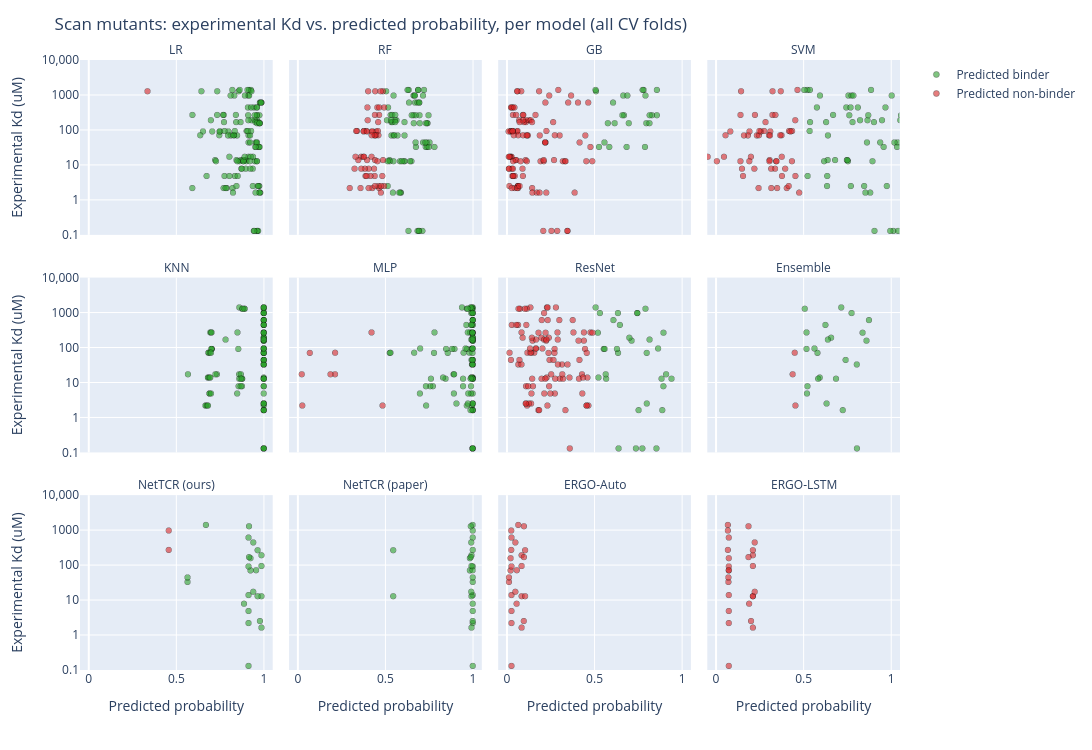

Notebook source saved alongside this figure:
### Markdown cell above
## Experimental Kd vs. predicted probability, faceted per model

Same underlying data as the plot above, viewed differently: each model gets its own panel, x = that model's predicted probability (continuous, not thresholded), y = the mutant's real experimental Kd. A model that's actually tracking real affinity should show probability trending down as Kd goes up; a model with no real signal should look like a random scatter. Colored by the same predicted-class call as before, just so the 0.5 threshold is still visible on top of the continuous trend.

### Code cell
scan_predictions["PredLabel"] = scan_predictions["Pred"].map(PRED_LABELS)

fig = px.scatter(
    scan_predictions, x="Score", y="Kd_uM", facet_col="Model", facet_col_wrap=4,
    category_orders={"Model": SCAN_MODEL_ORDER},
    color="PredLabel", color_discrete_map={PRED_LABELS[1]: PRED_COLORS[1], PRED_LABELS[0]: PRED_COLORS[0]},
    log_y=True, hover_data=["name", "Fold"],
    labels={"Score": "Predicted probability", "Kd_uM": "Experimental Kd (uM)"},
)
fig.update_traces(marker=dict(size=6, opacity=0.6, line=dict(color="black", width=0.5)))
fig.update_yaxes(exponentformat="none")
fig.update_xaxes(range=[-0.05, 1.05])
fig.for_each_annotation(lambda a: a.update(text=a.text.split("=")[-1]))  # "Model=LR" -> "LR"
fig.update_layout(
    title="Scan mutants: experimental Kd vs. predicted probability, per model (all CV folds)",
    legend_title="", width=1300, height=750,
)
fig.show()

### Figure 1 — Plotly figure (JSON) as saved in the notebook; plotly's stock layout.template omitted (floating-point values rounded to 4 significant figures; data arrays with more than 128 entries replaced by an {"elided": "..."} marker saying what was removed)
{"data": [{"customdata": {"elided": "129x2 mixed values"}, "hovertemplate": "PredLabel=Predicted binder<br>Model=LR<br>Predicted probability=%{x}<br>Experimental Kd (uM)=%{y}<br>name=%{customdata[0]}<br>Fold=%{customdata[1]}<extra></extra>", "legendgroup": "Predicted binder", "marker": {"color": "#2ca02c", "line": {"color": "black", "width": 0.5}, "opacity": 0.6, "size": 6, "symbol": "circle"}, "mode": "markers", "name": "Predicted binder", "showlegend": true, "type": "scattergl", "x": {"elided": "129 float values"}, "xaxis": "x9", "y": {"elided": "129 float values"}, "yaxis": "y9"}, {"customdata": [["B7_E30_Y8", 5]], "hovertemplate": "PredLabel=Predicted non-binder<br>Model=LR<br>Predicted probability=%{x}<br>Experimental Kd (uM)=%{y}<br>name=%{customdata[0]}<br>Fold=%{customdata[1]}<extra></extra>", "legendgroup": "Predicted non-binder", "marker": {"color": "#d62728", "line": {"color": "black", "width": 0.5}, "opacity": 0.6, "size": 6, "symbol": "circle"}, "mode": "markers", "name": "Predicted non-binder", "showlegend": true, "type": "scattergl", "x": [0.3357], "xaxis": "x9", "y": [1314.0], "yaxis": "y9"}, {"customdata": {"elided": "73x2 mixed values"}, "hovertemplate": "PredLabel=Predicted binder<br>Model=RF<br>Predicted probability=%{x}<br>Experimental Kd (uM)=%{y}<br>name=%{customdata[0]}<br>Fold=%{customdata[1]}<extra></extra>", "legendgroup": "Predicted binder", "marker": {"color": "#2ca02c", "line": {"color": "black", "width": 0.5}, "opacity": 0.6, "size": 6, "symbol": "circle"}, "mode": "markers", "name": "Predicted binder", "showlegend": false, "type": "scattergl", "x": [0.6102, 0.6935, 0.548, 0.7389, 0.5312, 0.6703, 0.7398, 0.7216, 0.6617, 0.716, 0.5899, 0.5642, 0.6495, 0.6109, 0.5351, 0.6959, 0.5701, 0.6849, 0.5243, 0.7808, 0.5398, 0.6945, 0.7412, 0.6878, 0.7159, 0.7533, 0.5437, 0.5097, 0.584, 0.547, 0.541, 0.6616, 0.5356, 0.712, 0.7315, 0.5571, 0.6849, 0.6972, 0.6881, 0.6667, 0.737, 0.5858, 0.5563, 0.6417, 0.5141, 0.6053, 0.5163, 0.5568, 0.5053, 0.7471, 0.5511, 0.6918, 0.7489, 0.6939, 0.7321, 0.6341, 0.6696, 0.7287, 0.5801, 0.5333, 0.5942, 0.5256, 0.61, 0.6745, 0.6325, 0.6752, 0.6359, 0.6631, 0.6277, 0.5477, 0.6735, 0.5139, 0.6513], "xaxis": "x10", "y": [71.47, 0.1309, 72.07, 33.27, 275.8, 622.1, 159.9, 1434.0, 989.5, 44.85, 1.635, 194.4, 13.02, 13.02, 171.3, 270.2, 71.47, 0.1309, 14.04, 33.27, 275.8, 622.1, 159.9, 1434.0, 989.5, 44.85, 1.635, 194.4, 13.02, 13.02, 171.3, 270.2, 71.47, 0.1309, 33.27, 275.8, 622.1, 159.9, 1434.0, 989.5, 44.85, 1.635, 194.4, 13.02, 2.528, 13.02, 452.2, 171.3, 1314.0, 270.2, 71.47, 0.1309, 33.27, 622.1, 159.9, 1434.0, 989.5, 44.85, 1.635, 194.4, 13.02, 13.02, 171.3, 270.2, 0.1309, 33.27, 622.1, 159.9, 1434.0, 989.5, 44.85, 13.02, 270.2], "yaxis": "y10"}, {"customdata": [["A6_WT", 1], ["A6_R27", 1], ["A6_S31", 1], ["A6_E30", 1], ["B7_Y104", 1], ["B7_Y5", 1], ["B7_R65", 1], ["B7_E30_Y8", 1], ["B7_D30_Y5", 1], ["B7_Y104_Y5", 1], ["A6_WT", 2], ["A6_R27", 2], ["A6_E30", 2], ["A6_L98", 2], ["B7_Y104", 2], ["B7_Y5", 2], ["B7_R65", 2], ["B7_E30_Y8", 2], ["B7_D30_Y5", 2], ["B7_Y104_Y5", 2], ["A6_WT", 3], ["A6_R27", 3], ["A6_S31", 3], ["A6_E30", 3], ["A6_L98", 3], ["B7_R65", 3], ["B7_D30_Y5", 3], ["B7_Y104_Y5", 3], ["A6_WT", 4], ["A6_R27", 4], ["A6_S31", 4], ["A6_E30", 4], ["A6_L98", 4], ["A6_Y8", 4], ["B7_Y104", 4], ["B7_Y5", 4], ["B7_R65", 4], ["B7_E30_Y8", 4], ["B7_D30_Y5", 4], ["B7_Y104_Y5", 4], ["A6_WT", 5], ["A6_R27", 5], ["A6_T98", 5], ["A6_S31", 5], ["A6_E30", 5], ["A6_L98", 5], ["A6_Y8", 5], ["B7_WT", 5], ["B7_E30", 5], ["B7_Y104", 5], ["B7_E94", 5], ["B7_Y5", 5], ["B7_Y8", 5], ["B7_R65", 5], ["B7_E30_Y8", 5], ["B7_D30_Y5", 5], ["B7_Y104_Y5", 5]], "hovertemplate": "PredLabel=Predicted non-binder<br>Model=RF<br>Predicted probability=%{x}<br>Experimental Kd (uM)=%{y}<br>name=%{customdata[0]}<br>Fold=%{customdata[1]}<extra></extra>", "legendgroup": "Predicted non-binder", "marker": {"color": "#d62728", "line": {"color": "black", "width": 0.5}, "opacity": 0.6, "size": 6, "symbol": "circle"}, "mode": "markers", "name": "Predicted non-binder", "showlegend": false, "type": "scattergl", "x": [0.4651, 0.4399, 0.4873, 0.4479, 0.4933, 0.4546, 0.458, 0.4426, 0.3619, 0.405, 0.4263, 0.4831, 0.4255, 0.4417, 0.4611, 0.4937, 0.3916, 0.4864, 0.3753, 0.3838, 0.4051, 0.415, 0.3962, 0.4246, 0.4607, 0.3773, 0.4219, 0.436, 0.3588, 0.3874, 0.4416, 0.3765, 0.4473, 0.4651, 0.4762, 0.4656, 0.3388, 0.4733, 0.3794, 0.3631, 0.2972, 0.393, 0.4397, 0.3459, 0.3958, 0.4225, 0.4406, 0.4748, 0.3998, 0.4411, 0.4553, 0.398, 0.4596, 0.334, 0.4024, 0.3301, 0.3247], "xaxis": "x10", "y": [2.212, 4.907, 14.04, 92.68, 2.528, 452.2, 95.54, 1314.0, 17.43, 7.925, 2.212, 4.907, 92.68, 72.07, 2.528, 452.2, 95.54, 1314.0, 17.43, 7.925, 2.212, 4.907, 14.04, 92.68, 72.07, 95.54, 17.43, 7.925, 2.212, 4.907, 14.04, 92.68, 72.07, 275.8, 2.528, 452.2, 95.54, 1314.0, 17.43, 7.925, 2.212, 4.907, 71.47, 14.04, 92.68, 72.07, 275.8, 1.635, 194.4, 2.528, 13.02, 452.2, 171.3, 95.54, 1314.0, 17.43, 7.925], "yaxis": "y10"}, {"customdata": [["A6_T98_R65", 1], ["A6_L98_Y8", 1], ["B7_E94_R65", 1], ["A6_Y5", 2], ["A6_R65", 2], ["A6_T98_R65", 2], ["A6_L98_Y8", 2], ["A6_E30_Y8", 2], ["A6_S31_Y5", 2], ["B7_E30_Y8", 2], ["B7_E94_R65", 2], ["A6_Y5", 3], ["A6_T98_R65", 3], ["A6_L98_Y8", 3], ["A6_E30_Y8", 3], ["B7_E94_R65", 3], ["A6_Y5", 4], ["A6_T98_R65", 4], ["A6_E30_Y8", 4], ["B7_E94_R65", 4], ["A6_Y5", 5], ["A6_T98_R65", 5], ["A6_L98_Y8", 5], ["B7_E94_R65", 5]], "hovertemplate": "PredLabel=Predicted binder<br>Model=GB<br>Predicted probability=%{x}<br>Experimental Kd (uM)=%{y}<br>name=%{customdata[0]}<br>Fold=%{customdata[1]}<extra></extra>", "legendgroup": "Predicted binder", "marker": {"color": "#2ca02c", "line": {"color": "black", "width": 0.5}, "opacity": 0.6, "size": 6, "symbol": "circle"}, "mode": "markers", "name": "Predicted binder", "showlegend": false, "type": "scattergl", "x": [0.6167, 0.7821, 0.8577, 0.7899, 0.6076, 0.7975, 0.7767, 0.7926, 0.558, 0.51, 0.8295, 0.5273, 0.6974, 0.8578, 0.6656, 0.8169, 0.6852, 0.8154, 0.689, 0.6699, 0.5859, 0.5776, 0.5075, 0.6608], "xaxis": "x11", "y": [159.9, 1434.0, 270.2, 33.27, 622.1, 159.9, 1434.0, 989.5, 44.85, 1314.0, 270.2, 33.27, 159.9, 1434.0, 989.5, 270.2, 33.27, 159.9, 989.5, 270.2, 33.27, 159.9, 1434.0, 270.2], "yaxis": "y11"}, {"customdata": {"elided": "106x2 mixed values"}, "hovertemplate": "PredLabel=Predicted non-binder<br>Model=GB<br>Predicted probability=%{x}<br>Experimental Kd (uM)=%{y}<br>name=%{customdata[0]}<br>Fold=%{customdata[1]}<extra></extra>", "legendgroup": "Predicted non-binder", "marker": {"color": "#d62728", "line": {"color": "black", "width": 0.5}, "opacity": 0.6, "size": 6, "symbol": "circle"}, "mode": "markers", "name": "Predicted non-binder", "showlegend": false, "type": "scattergl", "x": [0.1452, 0.09222, 0.3025, 0.3465, 0.108, 0.05872, 0.2746, 0.478, 0.1641, 0.2205, 0.3678, 0.2215, 0.1464, 0.1274, 0.4545, 0.06318, 0.3324, 0.02806, 0.1095, 0.02187, 0.06099, 0.02359, 0.02885, 0.06457, 0.03565, 0.1887, 0.2885, 0.2703, 0.02315, 0.1163, 0.09215, 0.3882, 0.11, 0.4888, 0.06457, 0.1932, 0.03461, 0.2654, 0.2263, 0.02768, 0.09016, 0.04571, 0.04589, 0.4489, 0.2554, 0.0505, 0.02343, 0.09323, 0.09465, 0.4656, 0.2197, 0.2258, 0.1371, 0.3203, 0.06379, 0.2117, 0.03178, 0.1447, 0.06163, 0.08294, 0.01903, 0.0133, 0.06008, 0.03198, 0.1206, 0.3469, 0.2112, 0.01086, 0.06538, 0.0351, 0.4071, 0.2944, 0.4166, 0.1719, 0.07099, 0.3363, 0.01523, 0.1148, 0.02421, 0.0981, 0.03487, 0.185, 0.01617, 0.01221, 0.02899, 0.03728, 0.1142, 0.2086, 0.05408, 0.0346, 0.04002, 0.0539, 0.3511, 0.2427, 0.219, 0.1877, 0.09259, 0.07886, 0.07331, 0.03684, 0.04354, 0.07354, 0.03311, 0.05948, 0.01175, 0.03497], "xaxis": "x11", "y": [2.212, 4.907, 71.47, 0.1309, 14.04, 92.68, 72.07, 33.27, 275.8, 622.1, 989.5, 44.85, 1.635, 194.4, 13.02, 2.528, 13.02, 452.2, 171.3, 95.54, 1314.0, 17.43, 7.925, 2.212, 4.907, 71.47, 0.1309, 14.04, 92.68, 72.07, 275.8, 1.635, 194.4, 13.02, 2.528, 13.02, 452.2, 171.3, 95.54, 17.43, 7.925, 2.212, 4.907, 71.47, 0.1309, 14.04, 92.68, 72.07, 275.8, 622.1, 44.85, 1.635, 194.4, 13.02, 2.528, 13.02, 452.2, 171.3, 95.54, 1314.0, 17.43, 7.925, 2.212, 4.907, 71.47, 0.1309, 14.04, 92.68, 72.07, 275.8, 622.1, 1434.0, 44.85, 1.635, 194.4, 13.02, 2.528, 13.02, 452.2, 171.3, 95.54, 1314.0, 17.43, 7.925, 2.212, 4.907, 71.47, 0.1309, 14.04, 92.68, 72.07, 275.8, 622.1, 989.5, 44.85, 1.635, 194.4, 13.02, 2.528, 13.02, 452.2, 171.3, 95.54, 1314.0, 17.43, 7.925], "yaxis": "y11"}, {"customdata": {"elided": "72x2 mixed values"}, "hovertemplate": "PredLabel=Predicted binder<br>Model=SVM<br>Predicted probability=%{x}<br>Experimental Kd (uM)=%{y}<br>name=%{customdata[0]}<br>Fold=%{customdata[1]}<extra></extra>", "legendgroup": "Predicted binder", "marker": {"color": "#2ca02c", "line": {"color": "black", "width": 0.5}, "opacity": 0.6, "size": 6, "symbol": "circle"}, "mode": "markers", "name": "Predicted binder", "showlegend": false, "type": "scattergl", "x": [0.9069, 0.6397, 1.142, 1.452, 1.078, 0.5234, 0.758, 1.039, 1.136, 1.054, 0.8955, 0.9775, 0.7457, 0.6307, 0.5367, 1.204, 0.641, 1.27, 0.7493, 1.265, 0.6705, 1.927, 1.41, 0.8875, 1.006, 1.152, 0.8827, 0.8669, 0.6193, 0.772, 0.812, 0.9041, 1.059, 0.5251, 1.015, 0.682, 1.142, 1.735, 1.128, 0.538, 0.7765, 1.021, 1.12, 0.9502, 0.7553, 0.8481, 0.9695, 0.7816, 1.147, 0.6369, 1.042, 0.7522, 1.036, 1.748, 1.379, 0.5056, 0.7862, 0.9397, 0.8552, 0.8247, 0.6361, 0.5778, 0.539, 0.8715, 0.997, 0.9597, 1.711, 1.27, 0.5955, 0.8641, 0.7705, 0.763], "xaxis": "x12", "y": [0.1309, 14.04, 33.27, 622.1, 159.9, 1434.0, 989.5, 44.85, 1.635, 194.4, 13.02, 2.528, 452.2, 171.3, 95.54, 270.2, 71.47, 0.1309, 14.04, 33.27, 275.8, 622.1, 159.9, 1434.0, 989.5, 44.85, 1.635, 194.4, 13.02, 2.528, 452.2, 171.3, 270.2, 4.907, 0.1309, 14.04, 33.27, 622.1, 159.9, 1434.0, 989.5, 44.85, 1.635, 194.4, 13.02, 2.528, 452.2, 171.3, 270.2, 4.907, 0.1309, 14.04, 33.27, 622.1, 159.9, 1434.0, 989.5, 44.85, 1.635, 194.4, 2.528, 452.2, 171.3, 270.2, 0.1309, 33.27, 622.1, 159.9, 989.5, 44.85, 452.2, 270.2], "yaxis": "y12"}, {"customdata": [["A6_WT", 1], ["A6_R27", 1], ["A6_T98", 1], ["A6_E30", 1], ["A6_L98", 1], ["A6_Y8", 1], ["B7_E94", 1], ["B7_E30_Y8", 1], ["B7_D30_Y5", 1], ["B7_Y104_Y5", 1], ["A6_WT", 2], ["A6_R27", 2], ["A6_E30", 2], ["A6_L98", 2], ["B7_E94", 2], ["B7_R65", 2], ["B7_E30_Y8", 2], ["B7_D30_Y5", 2], ["B7_Y104_Y5", 2], ["A6_WT", 3], ["A6_T98", 3], ["A6_E30", 3], ["A6_L98", 3], ["A6_Y8", 3], ["B7_E94", 3], ["B7_R65", 3], ["B7_E30_Y8", 3], ["B7_D30_Y5", 3], ["B7_Y104_Y5", 3], ["A6_WT", 4], ["A6_T98", 4], ["A6_E30", 4], ["A6_L98", 4], ["A6_Y8", 4], ["B7_D30", 4], ["B7_E94", 4], ["B7_R65", 4], ["B7_E30_Y8", 4], ["B7_D30_Y5", 4], ["B7_Y104_Y5", 4], ["A6_WT", 5], ["A6_R27", 5], ["A6_T98", 5], ["A6_S31", 5], ["A6_E30", 5], ["A6_L98", 5], ["A6_Y8", 5], ["A6_L98_Y8", 5], ["B7_WT", 5], ["B7_E30", 5], ["B7_D30", 5], ["B7_Y104", 5], ["B7_E94", 5], ["B7_Y8", 5], ["B7_R65", 5], ["B7_E30_Y8", 5], ["B7_D30_Y5", 5], ["B7_Y104_Y5", 5]], "hovertemplate": "PredLabel=Predicted non-binder<br>Model=SVM<br>Predicted probability=%{x}<br>Experimental Kd (uM)=%{y}<br>name=%{customdata[0]}<br>Fold=%{customdata[1]}<extra></extra>", "legendgroup": "Predicted non-binder", "marker": {"color": "#d62728", "line": {"color": "black", "width": 0.5}, "opacity": 0.6, "size": 6, "symbol": "circle"}, "mode": "markers", "name": "Predicted non-binder", "showlegend": false, "type": "scattergl", "x": [0.2449, 0.3784, 0.2349, 0.1926, 0.2465, 0.224, 0.345, 0.1449, 0.04696, 0.2204, 0.406, 0.4548, 0.3114, 0.3762, 0.141, 0.4189, 0.3716, 0.3773, 0.3389, 0.3174, 0.1835, 0.258, 0.3041, 0.324, 0.3474, 0.4365, 0.3246, 0.2009, 0.3969, 0.3508, 0.3098, 0.427, 0.3684, 0.3407, 0.4353, 0.1917, 0.2764, -0.08295, -0.04605, 0.1499, -0.07522, 0.1558, 0.161, 0.3081, 0.08316, 0.05583, 0.1414, 0.467, 0.4768, 0.4544, 0.3067, 0.417, 0.006317, 0.2845, 0.2495, -0.2736, -0.06912, 0.3167], "xaxis": "x12", "y": [2.212, 4.907, 71.47, 92.68, 72.07, 275.8, 13.02, 1314.0, 17.43, 7.925, 2.212, 4.907, 92.68, 72.07, 13.02, 95.54, 1314.0, 17.43, 7.925, 2.212, 71.47, 92.68, 72.07, 275.8, 13.02, 95.54, 1314.0, 17.43, 7.925, 2.212, 71.47, 92.68, 72.07, 275.8, 13.02, 13.02, 95.54, 1314.0, 17.43, 7.925, 2.212, 4.907, 71.47, 14.04, 92.68, 72.07, 275.8, 1434.0, 1.635, 194.4, 13.02, 2.528, 13.02, 171.3, 95.54, 1314.0, 17.43, 7.925], "yaxis": "y12"}, {"customdata": {"elided": "130x2 mixed values"}, "hovertemplate": "PredLabel=Predicted binder<br>Model=KNN<br>Predicted probability=%{x}<br>Experimental Kd (uM)=%{y}<br>name=%{customdata[0]}<br>Fold=%{customdata[1]}<extra></extra>", "legendgroup": "Predicted binder", "marker": {"color": "#2ca02c", "line": {"color": "black", "width": 0.5}, "opacity": 0.6, "size": 6, "symbol": "circle"}, "mode": "markers", "name": "Predicted binder", "showlegend": false, "type": "scattergl", "x": {"elided": "130 float values"}, "xaxis": "x5", "y": {"elided": "130 float values"}, "yaxis": "y5"}, {"customdata": {"elided": "122x2 mixed values"}, "hovertemplate": "PredLabel=Predicted binder<br>Model=MLP<br>Predicted probability=%{x}<br>Experimental Kd (uM)=%{y}<br>name=%{customdata[0]}<br>Fold=%{customdata[1]}<extra></extra>", "legendgroup": "Predicted binder", "marker": {"color": "#2ca02c", "line": {"color": "black", "width": 0.5}, "opacity": 0.6, "size": 6, "symbol": "circle"}, "mode": "markers", "name": "Predicted binder", "showlegend": false, "type": "scattergl", "x": [0.9962, 0.9997, 0.8571, 1.0, 0.9999, 0.9921, 0.9813, 1.0, 0.9841, 1.0, 1.0, 0.9928, 0.9995, 1.0, 0.9999, 1.0, 1.0, 0.9999, 0.9447, 0.9635, 0.9986, 0.9972, 0.9937, 0.9998, 0.8905, 0.7723, 0.9659, 0.9899, 0.9986, 1.0, 0.9992, 0.9672, 0.9478, 0.9992, 0.9957, 1.0, 1.0, 0.9998, 0.9999, 0.9992, 1.0, 0.9999, 1.0, 1.0, 0.9989, 0.9998, 1.0, 1.0, 0.9999, 1.0, 0.8936, 0.9904, 0.9742, 0.5259, 0.999, 0.9919, 0.8955, 0.5296, 0.9993, 0.9718, 1.0, 1.0, 0.9956, 0.9998, 0.9985, 1.0, 1.0, 1.0, 0.9997, 0.9994, 0.9995, 0.9992, 0.9991, 0.992, 1.0, 0.9447, 0.7338, 0.8922, 0.9986, 0.9923, 0.8821, 0.6654, 0.9954, 0.7813, 1.0, 1.0, 0.9384, 0.9915, 0.9931, 0.9993, 0.9999, 0.999, 0.9724, 0.8448, 0.9927, 0.9918, 0.9587, 0.9665, 0.9992, 0.7567, 0.6978, 0.7788, 0.9997, 0.8301, 0.8477, 0.9992, 1.0, 1.0, 0.9878, 0.9993, 0.9988, 0.9874, 0.9999, 0.9883, 0.9065, 0.761, 0.9918, 0.9981, 0.6996, 0.9707, 0.9976, 0.7323], "xaxis": "x6", "y": [2.212, 4.907, 71.47, 0.1309, 14.04, 92.68, 72.07, 33.27, 275.8, 622.1, 159.9, 1434.0, 989.5, 44.85, 1.635, 194.4, 13.02, 2.528, 13.02, 452.2, 171.3, 95.54, 1314.0, 270.2, 17.43, 7.925, 2.212, 4.907, 71.47, 0.1309, 14.04, 92.68, 72.07, 33.27, 275.8, 622.1, 159.9, 1434.0, 989.5, 44.85, 1.635, 194.4, 13.02, 2.528, 13.02, 452.2, 171.3, 95.54, 1314.0, 270.2, 17.43, 7.925, 4.907, 71.47, 0.1309, 14.04, 92.68, 72.07, 33.27, 275.8, 622.1, 159.9, 1434.0, 989.5, 44.85, 1.635, 194.4, 13.02, 2.528, 13.02, 452.2, 171.3, 95.54, 1314.0, 270.2, 7.925, 2.212, 4.907, 0.1309, 14.04, 92.68, 72.07, 33.27, 275.8, 622.1, 159.9, 1434.0, 989.5, 44.85, 1.635, 194.4, 13.02, 2.528, 13.02, 452.2, 171.3, 95.54, 1314.0, 270.2, 7.925, 4.907, 71.47, 0.1309, 14.04, 92.68, 33.27, 622.1, 159.9, 1434.0, 989.5, 44.85, 1.635, 194.4, 13.02, 2.528, 13.02, 452.2, 171.3, 95.54, 1314.0, 270.2, 7.925], "yaxis": "y6"}, {"customdata": [["A6_WT", 3], ["B7_D30_Y5", 3], ["A6_T98", 4], ["B7_D30_Y5", 4], ["A6_WT", 5], ["A6_L98", 5], ["A6_Y8", 5], ["B7_D30_Y5", 5]], "hovertemplate": "PredLabel=Predicted non-binder<br>Model=MLP<br>Predicted probability=%{x}<br>Experimental Kd (uM)=%{y}<br>name=%{customdata[0]}<br>Fold=%{customdata[1]}<extra></extra>", "legendgroup": "Predicted non-binder", "marker": {"color": "#d62728", "line": {"color": "black", "width": 0.5}, "opacity": 0.6, "size": 6, "symbol": "circle"}, "mode": "markers", "name": "Predicted non-binder", "showlegend": false, "type": "scattergl", "x": [0.4848, 0.2132, 0.06885, 0.1873, 0.02586, 0.2135, 0.4217, 0.02303], "xaxis": "x6", "y": [2.212, 17.43, 71.47, 17.43, 2.212, 72.07, 275.8, 17.43], "yaxis": "y6"}, {"customdata": [["A6_T98", 1], ["A6_K68", 1], ["A6_E30_Y8", 1], ["B7_E94_R65", 1], ["A6_K68", 3], ["A6_E30", 3], ["A6_R65", 3], ["A6_T98_R65", 3], ["A6_E30_Y8", 3], ["B7_WT", 3], ["B7_E30", 3], ["B7_D30", 3], ["B7_Y104", 3], ["B7_E94", 3], ["B7_Y5", 3], ["B7_Y8", 3], ["B7_R65", 3], ["B7_E30_Y8", 3], ["B7_E94_R65", 3], ["B7_D30_Y5", 3], ["B7_Y104_Y5", 3], ["A6_T98", 4], ["A6_K68", 4], ["A6_S31", 4], ["A6_E30", 4], ["A6_L98_Y8", 4], ["A6_E30_Y8", 4], ["B7_WT", 4], ["B7_D30", 4], ["B7_D30_Y5", 4], ["A6_K68", 5], ["A6_E30", 5], ["A6_E30_Y8", 5]], "hovertemplate": "PredLabel=Predicted binder<br>Model=ResNet<br>Predicted probability=%{x}<br>Experimental Kd (uM)=%{y}<br>name=%{customdata[0]}<br>Fold=%{customdata[1]}<extra></extra>", "legendgroup": "Predicted binder", "marker": {"color": "#2ca02c", "line": {"color": "black", "width": 0.5}, "opacity": 0.6, "size": 6, "symbol": "circle"}, "mode": "markers", "name": "Predicted binder", "showlegend": false, "type": "scattergl", "x": [0.6361, 0.7747, 0.6353, 0.5207, 0.855, 0.6297, 0.6093, 0.7136, 0.7456, 0.8888, 0.7004, 0.9416, 0.8003, 0.8848, 0.6463, 0.8162, 0.865, 0.7925, 0.8955, 0.9108, 0.8947, 0.7999, 0.6393, 0.524, 0.5543, 0.5082, 0.746, 0.7535, 0.568, 0.5656, 0.738, 0.5592, 0.5322], "xaxis": "x7", "y": [71.47, 0.1309, 989.5, 270.2, 0.1309, 92.68, 622.1, 159.9, 989.5, 1.635, 194.4, 13.02, 2.528, 13.02, 452.2, 171.3, 95.54, 1314.0, 270.2, 17.43, 7.925, 71.47, 0.1309, 14.04, 92.68, 1434.0, 989.5, 1.635, 13.02, 17.43, 0.1309, 92.68, 989.5], "yaxis": "y7"}, {"customdata": {"elided": "97x2 mixed values"}, "hovertemplate": "PredLabel=Predicted non-binder<br>Model=ResNet<br>Predicted probability=%{x}<br>Experimental Kd (uM)=%{y}<br>name=%{customdata[0]}<br>Fold=%{customdata[1]}<extra></extra>", "legendgroup": "Predicted non-binder", "marker": {"color": "#d62728", "line": {"color": "black", "width": 0.5}, "opacity": 0.6, "size": 6, "symbol": "circle"}, "mode": "markers", "name": "Predicted non-binder", "showlegend": false, "type": "scattergl", "x": [0.4565, 0.2749, 0.4608, 0.4473, 0.1569, 0.3159, 0.2898, 0.2342, 0.4405, 0.2295, 0.2447, 0.335, 0.198, 0.4126, 0.1393, 0.3038, 0.06497, 0.2132, 0.167, 0.07544, 0.4299, 0.2422, 0.116, 0.1412, 0.2388, 0.3603, 0.2281, 0.2737, 0.01613, 0.06587, 0.08467, 0.1999, 0.1477, 0.1348, 0.2133, 0.02388, 0.1808, 0.09102, 0.1454, 0.1102, 0.2767, 0.02888, 0.1674, 0.2036, 0.06746, 0.1815, 0.254, 0.11, 0.4662, 0.4317, 0.4574, 0.4358, 0.1178, 0.3474, 0.381, 0.2335, 0.4151, 0.4558, 0.2144, 0.1397, 0.08408, 0.4786, 0.3003, 0.2256, 0.07245, 0.2404, 0.127, 0.3219, 0.1117, 0.2916, 0.1669, 0.1142, 0.4904, 0.1226, 0.2324, 0.249, 0.2727, 0.3588, 0.1352, 0.2922, 0.4408, 0.377, 0.4102, 0.2808, 0.2667, 0.1853, 0.1434, 0.1994, 0.1084, 0.2203, 0.05489, 0.2263, 0.1331, 0.1034, 0.222, 0.3173, 0.1499], "xaxis": "x7", "y": [2.212, 4.907, 14.04, 92.68, 72.07, 33.27, 275.8, 622.1, 159.9, 1434.0, 44.85, 1.635, 194.4, 13.02, 2.528, 13.02, 452.2, 171.3, 95.54, 1314.0, 17.43, 7.925, 2.212, 4.907, 71.47, 0.1309, 14.04, 92.68, 72.07, 33.27, 275.8, 622.1, 159.9, 1434.0, 989.5, 44.85, 1.635, 194.4, 13.02, 2.528, 13.02, 452.2, 171.3, 95.54, 1314.0, 270.2, 17.43, 7.925, 2.212, 4.907, 71.47, 14.04, 72.07, 33.27, 275.8, 1434.0, 44.85, 2.212, 4.907, 72.07, 33.27, 275.8, 622.1, 159.9, 44.85, 194.4, 2.528, 13.02, 452.2, 171.3, 95.54, 1314.0, 270.2, 7.925, 2.212, 4.907, 71.47, 14.04, 72.07, 33.27, 275.8, 622.1, 159.9, 1434.0, 44.85, 1.635, 194.4, 13.02, 2.528, 13.02, 452.2, 171.3, 95.54, 1314.0, 270.2, 17.43, 7.925], "yaxis": "y7"}, {"customdata": [["A6_E30", 1], ["A6_E30_Y8", 1], ["A6_K68", 1], ["A6_L98_Y8", 1], ["A6_R27", 1], ["A6_R65", 1], ["A6_S31", 1], ["A6_S31_Y5", 1], ["A6_T98", 1], ["A6_T98_R65", 1], ["A6_Y5", 1], ["A6_Y8", 1], ["B7_D30", 1], ["B7_E30", 1], ["B7_E30_Y8", 1], ["B7_E94", 1], ["B7_E94_R65", 1], ["B7_R65", 1], ["B7_WT", 1], ["B7_Y104", 1], ["B7_Y104_Y5", 1], ["B7_Y5", 1], ["B7_Y8", 1]], "hovertemplate": "PredLabel=Predicted binder<br>Model=Ensemble<br>Predicted probability=%{x}<br>Experimental Kd (uM)=%{y}<br>name=%{customdata[0]}<br>Fold=%{customdata[1]}<extra></extra>", "legendgroup": "Predicted binder", "marker": {"color": "#2ca02c", "line": {"color": "black", "width": 0.5}, "opacity": 0.6, "size": 6, "symbol": "circle"}, "mode": "markers", "name": "Predicted binder", "showlegend": false, "type": "scattergl", "x": [0.5188, 0.7762, 0.8068, 0.717, 0.5213, 0.8754, 0.5944, 0.7423, 0.581, 0.8613, 0.806, 0.5187, 0.6871, 0.6592, 0.5087, 0.5851, 0.8392, 0.5638, 0.7259, 0.6335, 0.5239, 0.6264, 0.6407], "xaxis": "x8", "y": [92.68, 989.5, 0.1309, 1434.0, 4.907, 622.1, 14.04, 44.85, 71.47, 159.9, 33.27, 275.8, 13.02, 194.4, 1314.0, 13.02, 270.2, 95.54, 1.635, 2.528, 7.925, 452.2, 171.3], "yaxis": "y8"}, {"customdata": [["A6_L98", 1], ["A6_WT", 1], ["B7_D30_Y5", 1]], "hovertemplate": "PredLabel=Predicted non-binder<br>Model=Ensemble<br>Predicted probability=%{x}<br>Experimental Kd (uM)=%{y}<br>name=%{customdata[0]}<br>Fold=%{customdata[1]}<extra></extra>", "legendgroup": "Predicted non-binder", "marker": {"color": "#d62728", "line": {"color": "black", "width": 0.5}, "opacity": 0.6, "size": 6, "symbol": "circle"}, "mode": "markers", "name": "Predicted non-binder", "showlegend": false, "type": "scattergl", "x": [0.4513, 0.455, 0.4396], "xaxis": "x8", "y": [72.07, 2.212, 17.43], "yaxis": "y8"}, {"customdata": [["A6_WT", 1], ["A6_R27", 1], ["A6_T98", 1], ["A6_K68", 1], ["A6_S31", 1], ["A6_E30", 1], ["A6_L98", 1], ["A6_Y5", 1], ["A6_R65", 1], ["A6_T98_R65", 1], ["A6_L98_Y8", 1], ["A6_S31_Y5", 1], ["B7_WT", 1], ["B7_E30", 1], ["B7_D30", 1], ["B7_Y104", 1], ["B7_E94", 1], ["B7_Y5", 1], ["B7_Y8", 1], ["B7_R65", 1], ["B7_E30_Y8", 1], ["B7_E94_R65", 1], ["B7_D30_Y5", 1], ["B7_Y104_Y5", 1]], "hovertemplate": "PredLabel=Predicted binder<br>Model=NetTCR (ours)<br>Predicted probability=%{x}<br>Experimental Kd (uM)=%{y}<br>name=%{customdata[0]}<br>Fold=%{customdata[1]}<extra></extra>", "legendgroup": "Predicted binder", "marker": {"color": "#2ca02c", "line": {"color": "black", "width": 0.5}, "opacity": 0.6, "size": 6, "symbol": "circle"}, "mode": "markers", "name": "Predicted binder", "showlegend": false, "type": "scattergl", "x": [0.9131, 0.9131, 0.9241, 0.9131, 0.9131, 0.9131, 0.9563, 0.5644, 0.9131, 0.9241, 0.6695, 0.5644, 0.9868, 0.9868, 0.9868, 0.9783, 0.9652, 0.94, 0.9158, 0.9868, 0.9158, 0.9652, 0.94, 0.8872], "xaxis": "x", "y": [2.212, 4.907, 71.47, 0.1309, 14.04, 92.68, 72.07, 33.27, 622.1, 159.9, 1434.0, 44.85, 1.635, 194.4, 13.02, 2.528, 13.02, 452.2, 171.3, 95.54, 1314.0, 270.2, 17.43, 7.925], "yaxis": "y"}, {"customdata": [["A6_Y8", 1], ["A6_E30_Y8", 1]], "hovertemplate": "PredLabel=Predicted non-binder<br>Model=NetTCR (ours)<br>Predicted probability=%{x}<br>Experimental Kd (uM)=%{y}<br>name=%{customdata[0]}<br>Fold=%{customdata[1]}<extra></extra>", "legendgroup": "Predicted non-binder", "marker": {"color": "#d62728", "line": {"color": "black", "width": 0.5}, "opacity": 0.6, "size": 6, "symbol": "circle"}, "mode": "markers", "name": "Predicted non-binder", "showlegend": false, "type": "scattergl", "x": [0.4571, 0.4571], "xaxis": "x", "y": [275.8, 989.5], "yaxis": "y"}, {"customdata": [["A6_WT", 1], ["A6_R27", 1], ["A6_T98", 1], ["A6_K68", 1], ["A6_S31", 1], ["A6_E30", 1], ["A6_L98", 1], ["A6_Y5", 1], ["A6_Y8", 1], ["A6_R65", 1], ["A6_T98_R65", 1], ["A6_L98_Y8", 1], ["A6_E30_Y8", 1], ["A6_S31_Y5", 1], ["B7_WT", 1], ["B7_E30", 1], ["B7_D30", 1], ["B7_Y104", 1], ["B7_E94", 1], ["B7_Y5", 1], ["B7_Y8", 1], ["B7_R65", 1], ["B7_E30_Y8", 1], ["B7_E94_R65", 1], ["B7_D30_Y5", 1], ["B7_Y104_Y5", 1]], "hovertemplate": "PredLabel=Predicted binder<br>Model=NetTCR (paper)<br>Predicted probability=%{x}<br>Experimental Kd (uM)=%{y}<br>name=%{customdata[0]}<br>Fold=%{customdata[1]}<extra></extra>", "legendgroup": "Predicted binder", "marker": {"color": "#2ca02c", "line": {"color": "black", "width": 0.5}, "opacity": 0.6, "size": 6, "symbol": "circle"}, "mode": "markers", "name": "Predicted binder", "showlegend": false, "type": "scattergl", "x": [1.0, 1.0, 0.9835, 1.0, 1.0, 1.0, 0.9995, 1.0, 1.0, 1.0, 0.9835, 0.9992, 1.0, 1.0, 0.9929, 0.9929, 0.9929, 0.9999, 0.5455, 0.9913, 0.9889, 0.9929, 0.9889, 0.5455, 0.9913, 0.9999], "xaxis": "x2", "y": [2.212, 4.907, 71.47, 0.1309, 14.04, 92.68, 72.07, 33.27, 275.8, 622.1, 159.9, 1434.0, 989.5, 44.85, 1.635, 194.4, 13.02, 2.528, 13.02, 452.2, 171.3, 95.54, 1314.0, 270.2, 17.43, 7.925], "yaxis": "y2"}, {"customdata": [["A6_WT", 1], ["A6_R27", 1], ["A6_T98", 1], ["A6_K68", 1], ["A6_S31", 1], ["A6_E30", 1], ["A6_L98", 1], ["A6_Y5", 1], ["A6_Y8", 1], ["A6_R65", 1], ["A6_T98_R65", 1], ["A6_L98_Y8", 1], ["A6_E30_Y8", 1], ["A6_S31_Y5", 1], ["B7_WT", 1], ["B7_E30", 1], ["B7_D30", 1], ["B7_Y104", 1], ["B7_E94", 1], ["B7_Y5", 1], ["B7_Y8", 1], ["B7_R65", 1], ["B7_E30_Y8", 1], ["B7_E94_R65", 1], ["B7_D30_Y5", 1], ["B7_Y104_Y5", 1]], "hovertemplate": "PredLabel=Predicted non-binder<br>Model=ERGO-Auto<br>Predicted probability=%{x}<br>Experimental Kd (uM)=%{y}<br>name=%{customdata[0]}<br>Fold=%{customdata[1]}<extra></extra>", "legendgroup": "Predicted non-binder", "marker": {"color": "#d62728", "line": {"color": "black", "width": 0.5}, "opacity": 0.6, "size": 6, "symbol": "circle"}, "mode": "markers", "name": "Predicted non-binder", "showlegend": false, "type": "scattergl", "x": [0.02693, 0.02693, 0.02217, 0.02693, 0.02693, 0.02693, 0.05757, 0.01263, 0.0256, 0.02693, 0.02217, 0.06575, 0.0256, 0.01263, 0.08521, 0.08521, 0.08521, 0.09751, 0.105, 0.04901, 0.09824, 0.08521, 0.09824, 0.105, 0.04901, 0.05652], "xaxis": "x3", "y": [2.212, 4.907, 71.47, 0.1309, 14.04, 92.68, 72.07, 33.27, 275.8, 622.1, 159.9, 1434.0, 989.5, 44.85, 1.635, 194.4, 13.02, 2.528, 13.02, 452.2, 171.3, 95.54, 1314.0, 270.2, 17.43, 7.925], "yaxis": "y3"}, {"customdata": [["A6_WT", 1], ["A6_R27", 1], ["A6_T98", 1], ["A6_K68", 1], ["A6_S31", 1], ["A6_E30", 1], ["A6_L98", 1], ["A6_Y5", 1], ["A6_Y8", 1], ["A6_R65", 1], ["A6_T98_R65", 1], ["A6_L98_Y8", 1], ["A6_E30_Y8", 1], ["A6_S31_Y5", 1], ["B7_WT", 1], ["B7_E30", 1], ["B7_D30", 1], ["B7_Y104", 1], ["B7_E94", 1], ["B7_Y5", 1], ["B7_Y8", 1], ["B7_R65", 1], ["B7_E30_Y8", 1], ["B7_E94_R65", 1], ["B7_D30_Y5", 1], ["B7_Y104_Y5", 1]], "hovertemplate": "PredLabel=Predicted non-binder<br>Model=ERGO-LSTM<br>Predicted probability=%{x}<br>Experimental Kd (uM)=%{y}<br>name=%{customdata[0]}<br>Fold=%{customdata[1]}<extra></extra>", "legendgroup": "Predicted non-binder", "marker": {"color": "#d62728", "line": {"color": "black", "width": 0.5}, "opacity": 0.6, "size": 6, "symbol": "circle"}, "mode": "markers", "name": "Predicted non-binder", "showlegend": false, "type": "scattergl", "x": [0.07464, 0.07464, 0.07464, 0.07464, 0.07464, 0.07464, 0.07439, 0.07221, 0.06936, 0.07464, 0.07464, 0.06913, 0.06936, 0.07221, 0.2121, 0.2121, 0.2121, 0.2018, 0.2122, 0.2227, 0.1872, 0.2121, 0.1872, 0.2122, 0.2227, 0.191], "xaxis": "x4", "y": [2.212, 4.907, 71.47, 0.1309, 14.04, 92.68, 72.07, 33.27, 275.8, 622.1, 159.9, 1434.0, 989.5, 44.85, 1.635, 194.4, 13.02, 2.528, 13.02, 452.2, 171.3, 95.54, 1314.0, 270.2, 17.43, 7.925], "yaxis": "y4"}], "layout": {"annotations": [{"font": {}, "showarrow": false, "text": "NetTCR (ours)", "x": 0.1175, "xanchor": "center", "xref": "paper", "y": 0.2867, "yanchor": "bottom", "yref": "paper"}, {"font": {}, "showarrow": false, "text": "NetTCR (paper)", "x": 0.3725, "xanchor": "center", "xref": "paper", "y": 0.2867, "yanchor": "bottom", "yref": "paper"}, {"font": {}, "showarrow": false, "text": "ERGO-Auto", "x": 0.6275, "xanchor": "center", "xref": "paper", "y": 0.2867, "yanchor": "bottom", "yref": "paper"}, {"font": {}, "showarrow": false, "text": "ERGO-LSTM", "x": 0.8825, "xanchor": "center", "xref": "paper", "y": 0.2867, "yanchor": "bottom", "yref": "paper"}, {"font": {}, "showarrow": false, "text": "KNN", "x": 0.1175, "xanchor": "center", "xref": "paper", "y": 0.6433, "yanchor": "bottom", "yref": "paper"}, {"font": {}, "showarrow": false, "text": "MLP", "x": 0.3725, "xanchor": "center", "xref": "paper", "y": 0.6433, "yanchor": "bottom", "yref": "paper"}, {"font": {}, "showarrow": false, "text": "ResNet", "x": 0.6275, "xanchor": "center", "xref": "paper", "y": 0.6433, "yanchor": "bottom", "yref": "paper"}, {"font": {}, "showarrow": false, "text": "Ensemble", "x": 0.8825, "xanchor": "center", "xref": "paper", "y": 0.6433, "yanchor": "bottom", "yref": "paper"}, {"font": {}, "showarrow": false, "text": "LR", "x": 0.1175, "xanchor": "center", "xref": "paper", "y": 1.0, "yanchor": "bottom", "yref": "paper"}, {"font": {}, "showarrow": false, "text": "RF", "x": 0.3725, "xanchor": "center", "xref": "paper", "y": 1.0, "yanchor": "bottom", "yref": "paper"}, {"font": {}, "showarrow": false, "text": "GB", "x": 0.6275, "xanchor": "center", "xref": "paper", "y": 1.0, "yanchor": "bottom", "yref": "paper"}, {"font": {}, "showarrow": false, "text": "SVM", "x": 0.8825, "xanchor": "center", "xref": "paper", "y": 1.0, "yanchor": "bottom", "yref": "paper"}], "height": 750, "legend": {"title": {"text": ""}, "tracegroupgap": 0}, "margin": {"t": 60}, "title": {"text": "Scan mutants: experimental Kd vs. predicted probability, per model (all CV folds)"}, "width": 1300, "xaxis": {"anchor": "y", "domain": [0.0, 0.235], "range": [-0.05, 1.05], "title": {"text": "Predicted probability"}}, "xaxis10": {"anchor": "y10", "domain": [0.255, 0.49], "matches": "x", "range": [-0.05, 1.05], "showticklabels": false}, "xaxis11": {"anchor": "y11", "domain": [0.51, 0.745], "matches": "x", "range": [-0.05, 1.05], "showticklabels": false}, "xaxis12": {"anchor": "y12", "domain": [0.765, 1.0], "matches": "x", "range": [-0.05, 1.05], "showticklabels": false}, "xaxis2": {"anchor": "y2", "domain": [0.255, 0.49], "matches": "x", "range": [-0.05, 1.05], "title": {"text": "Predicted probability"}}, "xaxis3": {"anchor": "y3", "domain": [0.51, 0.745], "matches": "x", "range": [-0.05, 1.05], "title": {"text": "Predicted probability"}}, "xaxis4": {"anchor": "y4", "domain": [0.765, 1.0], "matches": "x", "range": [-0.05, 1.05], "title": {"text": "Predicted probability"}}, "xaxis5": {"anchor": "y5", "domain": [0.0, 0.235], "matches": "x", "range": [-0.05, 1.05], "showticklabels": false}, "xaxis6": {"anchor": "y6", "domain": [0.255, 0.49], "matches": "x", "range": [-0.05, 1.05], "showticklabels": false}, "xaxis7": {"anchor": "y7", "domain": [0.51, 0.745], "matches": "x", "range": [-0.05, 1.05], "showticklabels": false}, "xaxis8": {"anchor": "y8", "domain": [0.765, 1.0], "matches": "x", "range": [-0.05, 1.05], "showticklabels": false}, "xaxis9": {"anchor": "y9", "domain": [0.0, 0.235], "matches": "x", "range": [-0.05, 1.05], "showticklabels": false}, "yaxis": {"anchor": "x", "domain": [0.0, 0.2867], "exponentformat": "none", "title": {"text": "Experimental Kd (uM)"}, "type": "log"}, "yaxis10": {"anchor": "x10", "domain": [0.7133, 1.0], "exponentformat": "none", "matches": "y", "showticklabels": false, "type": "log"}, "yaxis11": {"anchor": "x11", "domain": [0.7133, 1.0], "exponentformat": "none", "matches": "y", "showticklabels": false, "type": "log"}, "yaxis12": {"anchor": "x12", "domain": [0.7133, 1.0], "exponentformat": "none", "matches": "y", "showticklabels": false, "type": "log"}, "yaxis2": {"anchor": "x2", "domain": [0.0, 0.2867], "exponentformat": "none", "matches": "y", "showticklabels": false, "type": "log"}, "yaxis3": {"anchor": "x3", "domain": [0.0, 0.2867], "exponentformat": "none", "matches": "y", "showticklabels": false, "type": "log"}, "yaxis4": {"anchor": "x4", "domain": [0.0, 0.2867], "exponentformat": "none", "matches": "y", "showticklabels": false, "type": "log"}, "yaxis5": {"anchor": "x5", "domain": [0.3567, 0.6433], "exponentformat": "none", "matches": "y", "title": {"text": "Experimental Kd (uM)"}, "type": "log"}, "yaxis6": {"anchor": "x6", "domain": [0.3567, 0.6433], "exponentformat": "none", "matches": "y", "showticklabels": false, "type": "log"}, "yaxis7": {"anchor": "x7", "domain": [0.3567, 0.6433], "exponentformat": "none", "matches": "y", "showticklabels": false, "type": "log"}, "yaxis8": {"anchor": "x8", "domain": [0.3567, 0.6433], "exponentformat": "none", "matches": "y", "showticklabels": false, "type": "log"}, "yaxis9": {"anchor": "x9", "domain": [0.7133, 1.0], "exponentformat": "none", "matches": "y", "title": {"text": "Experimental Kd (uM)"}, "type": "log"}}}
